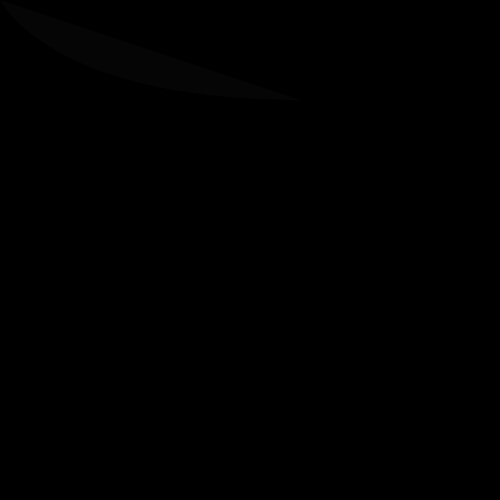
Frame 1 (no input)
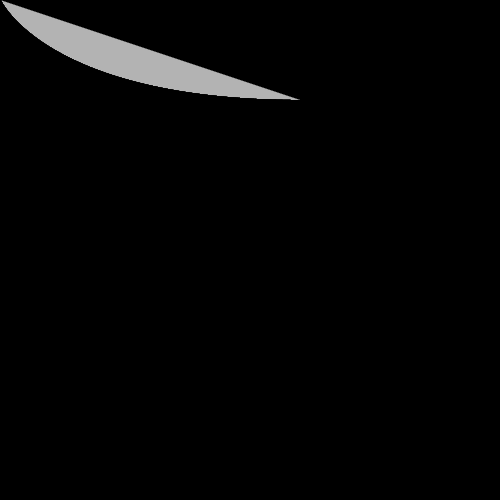
Frame 60 (the mouse pressed at the canvas centre just before this capture)
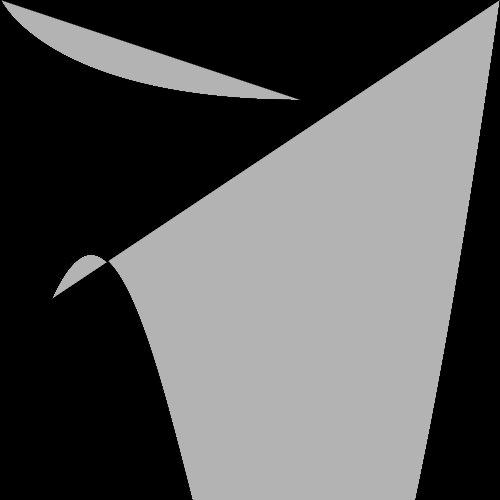
Frame 120 (the mouse held since frame 60 and released just before this capture)

The Processing sketch that drew these frames (run headless with seeded random() and noise(); from frame 60 on, the mouse is pressed at the canvas centre):

// Processing sketch: processing_34247
// ── processing_34247.pde

 /*
 Norman Diaz
 Drawing Tool
 */
 
 
 
int a = 0;
int b = 0;
boolean whichside = true;
 
void setup() {
  size(500, 500);
  background(0);
}
 
void draw() {
  a = mouseX;
  b = mouseY;
  if (whichside == true) {
    bezierc1(a,b);
  } else {
    bezierc2(a,b);
  }
}
 
void bezierc1(int x, int y){
  stroke(0,200);
  fill(255,5);
  bezier(0,0,x*1,y*7,x+45,y+100,300,100);
}
 
void bezierc2(int x, int y){
  stroke(0,200);
  fill(255,5);
  bezier(500,0,x*1,y*7,x-45,y-300,50,300);
}
 
void mousePressed() {
  whichside = !whichside;
}
